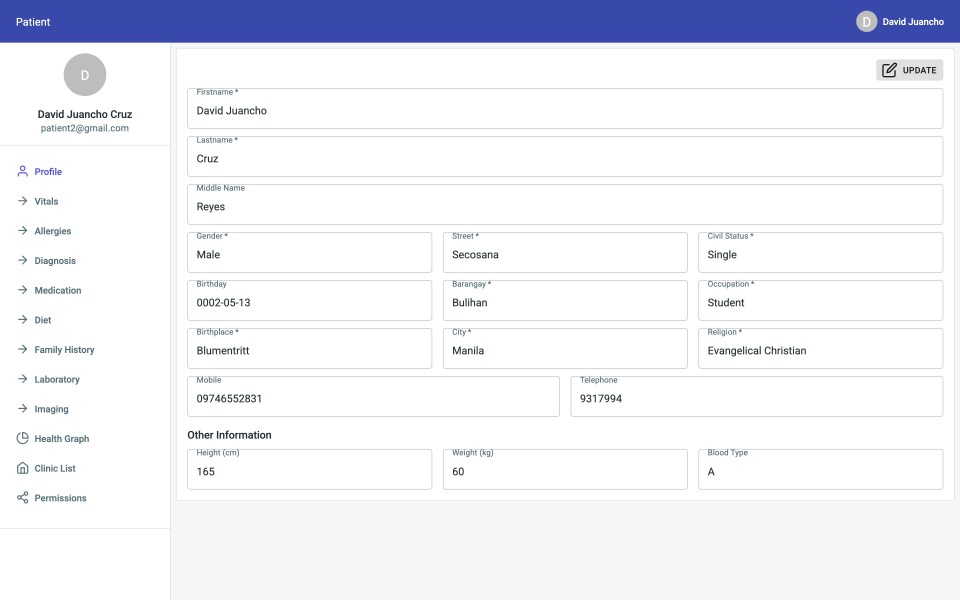
#> input picture MediLink/raw/pat-01-profile.jpg, 2880 x 1800 px (shown at 1/3 size); its folder holds only this picture in this run
$ python annotate.py
#> lines starting #> are read from the running program, lines starting #| are printed output that depends on the picture
from PIL import Image, ImageDraw, ImageFont, ImageFilter
import json, os, re
R = json.load(open('../raw/pat-rects.json'))
#> (reads MediLink/raw/pat-rects.json from the repository)
O = 'fig'; os.makedirs(O, exist_ok=True)
FB = '/usr/share/fonts/opentype/inter/Inter-Bold.otf'
RED = (214, 40, 40); BLUE = (31, 90, 200)
PII = re.compile(r"Clarissa|clarissa|Reyes|David|Juancho|Cruz|0974655|0912|May 12, 0002|Secosana|Bulihan|Manila|Guitterez|Hans|Maria|Santos|Ronquillo|Alejandro|Pagtalunan|Allan|Agdao|Davao|Cristo|Malolos|Bago|Gallera|Evangelical|Single")

def load(n): return Image.open(f'../raw/pat-{n}.jpg').convert('RGB')

def pii_rects(key):
    out = []
    for e in R.get(key, []):
        if e['w'] <= 0 or e['h'] <= 0 or e['h'] > 70 or e['w'] > 760: continue
        if e['t'] in ('TABLE', 'TR', 'TBODY'): continue
        if PII.search(e['s']):
            out.append((e['x'], e['y'], e['w'], e['h']))
    return out

def blur(img, rects, s=2, pad=3):
    return img
    for x, y, w, h in rects:
        b = (max(0, int((x - pad) * s)), max(0, int((y - pad) * s)), min(img.width, int((x + w + pad) * s)), min(img.height, int((y + h + pad) * s)))
        if b[2] <= b[0] or b[3] <= b[1]: continue
        reg = img.crop(b).filter(ImageFilter.GaussianBlur(9 * s / 2))
        img.paste(reg, b)
    return img

def boxes(img, items, s=2, ox=0, oy=0, lw=9, r=40, minx=0, miny=0):
    d = ImageDraw.Draw(img); f = ImageFont.truetype(FB, int(r * 1.15))
    for it in items:
        n, x, y, w, h = it[:5]; col = it[5] if len(it) > 5 else RED
        X = (x - ox) * s; Y = (y - oy) * s
        d.rounded_rectangle([X, Y, X + w * s, Y + h * s], radius=8, outline=col, width=lw)
        if n is None: continue
        if w < 70 and Y - 2 * r - 6 >= miny * s: cx = X + w * s / 2; cy = Y - r - 4
        elif w < 120: cx = X + w * s; cy = max(r + 2, Y)
        elif X - 2 * r - 8 >= minx * s: cx = X - r - 6; cy = Y + r
        else: cx = max(minx * s + r + 2, X); cy = max(miny * s + r + 2, Y)
        d.ellipse([cx - r, cy - r, cx + r, cy + r], fill=col, outline='white', width=3)
        t = str(n); bb = d.textbbox((0, 0), t, font=f)
        d.text((cx - (bb[2] - bb[0]) / 2 - bb[0], cy - (bb[3] - bb[1]) / 2 - bb[1]), t, fill='white', font=f)
    return img

def save(img, name, crop=None, s=2, maxw=2000):
    if crop:
        x, y, w, h = crop; img = img.crop((x * s, y * s, (x + w) * s, (y + h) * s))
    if img.width > maxw: img = img.resize((maxw, round(img.height * maxw / img.width)), Image.LANCZOS)
    img.save(f'{O}/{name}.jpg', quality=88)

def fig(src, key, name, bx, crop=None, extra_blur=(), keep=None):
    im = load(src)
    orig = im.copy()
    blur(im, pii_rects(key) + list(extra_blur))
    if keep:
        x, y, w, h = keep; b = (x * 2, y * 2, (x + w) * 2, (y + h) * 2); im.paste(orig.crop(b), b[:2])
    boxes(im, bx, minx=crop[0] if crop else 0, miny=crop[1] if crop else 0)
    save(im, name, crop)


F = lambda src, name, bx, crop=None: fig(src, None, name, bx, crop=crop)
#> in load, returned value is the input picture: PIL image 2880x1800 RGB; mean R, G, B 236.4, 237.8, 245
#> the loop in boxes, `for it in items:` made 5 passes
#> bb on passes 1 to 5: (0, 11, 20, 45), (0, 11, 29, 45), (0, 11, 30, 45), (0, 11, 31, 45), (0, 11, 29, 45)
#> in fig, `boxes(im, bx, minx=crop[0] if crop else 0, miny=crop[1] if crop else 0)`:
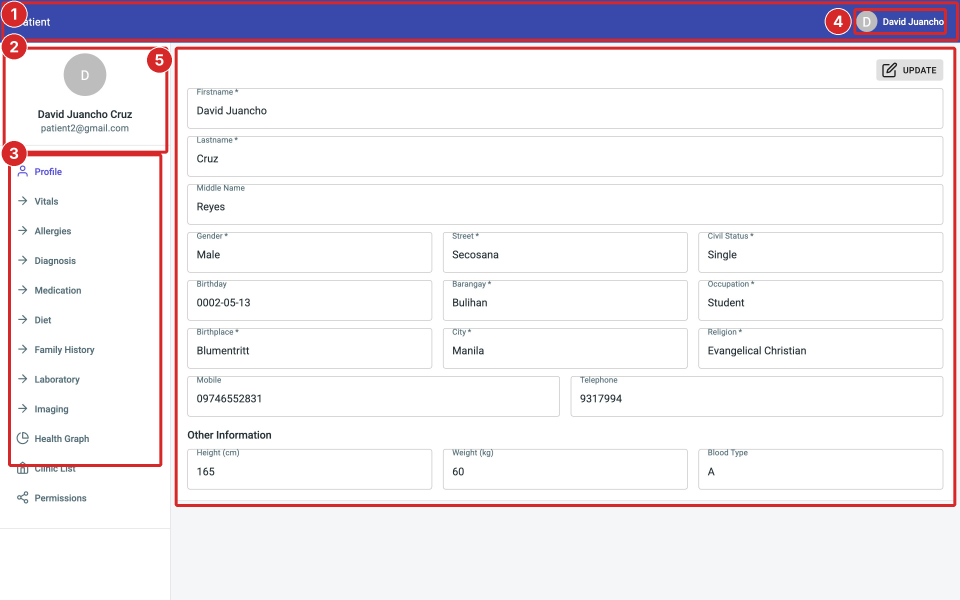
#> im: PIL image 2880x1800 RGB (shown at 1/3 size); mean R, G, B 237.8, 232.9, 238.8
#> in save, `if img.width > maxw: img = img.resize((maxw, round(img.height * maxw /..`:
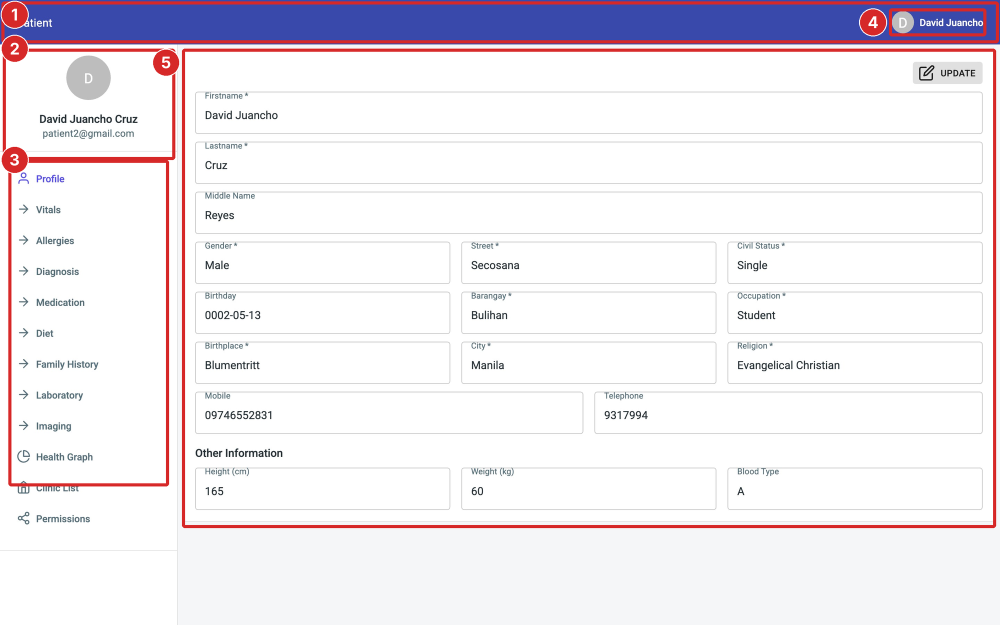
#> img: PIL image 2000x1250 RGB (shown at 1/2 size); mean R, G, B 237.6, 232.7, 238.6
F('01-profile', 'f-layout', [(1, 2, 2, 1436, 60), (2, 4, 70, 248, 160), (3, 12, 230, 231, 470), (4, 1280, 12, 140, 40), (5, 262, 70, 1172, 690)])
#> (the run stopped early here; a loop or call above may not have finished)
